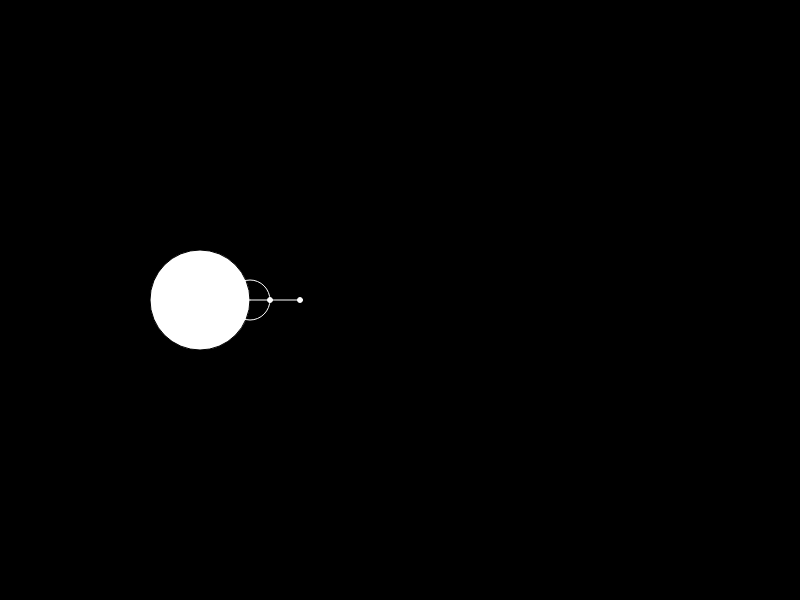
Frame 1 (no input)
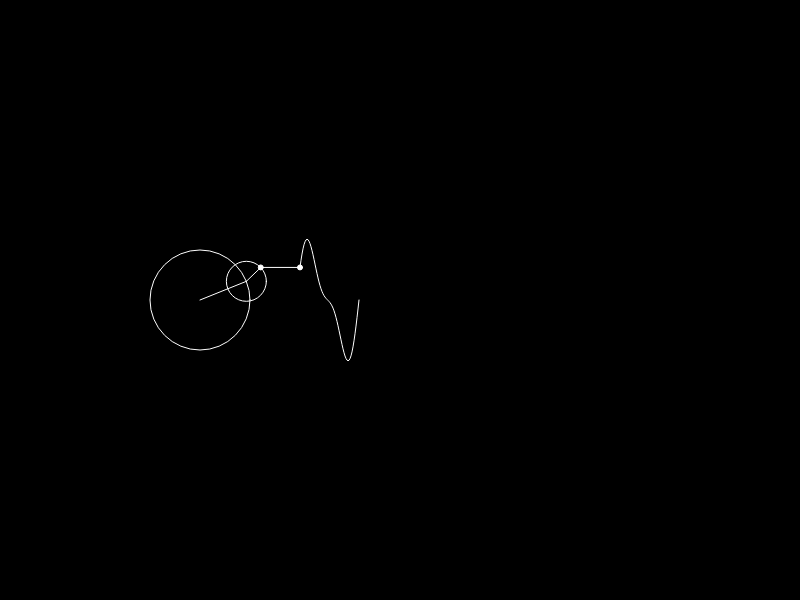
Frame 60 (no input)
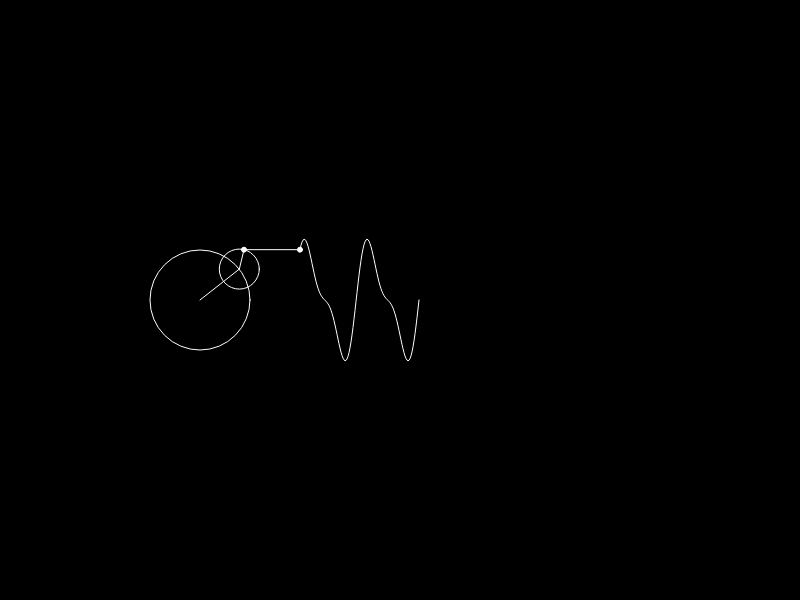
Frame 120 (the mouse pressed at the canvas centre since frame 60)

The p5.js sketch that drew these frames (run headless with seeded random() and noise() and a simulated clock; from frame 60 on, the mouse is pressed at the canvas centre):

// p5.js sketch
// ── sketch.js
let time = 0;
let radius = [50,20];
let wave = [];
let amplitude = [10,20,30,3,7,10,20,30,3,7];
let startDraw;

function setup() {
  createCanvas(800, 600);
  startDraw = 100;
}

function draw() {
  background(0);
  translate(200, 300);

  let x = [0];
  let y = [0];
  circle(0, 0, 2 * radius[0]);

  stroke(255);
  noFill();
  let n = radius.length;
  for (let i = 1; i < n; i++) {
    x[i] = radius[i - 1] * cos(amplitude[i - 1] * time) + x[i - 1];
    y[i] = radius[i - 1] * sin(amplitude[i - 1] * time) + y[i - 1];
    circle(x[i], y[i], 2 * radius[i]);
    line(x[i - 1], y[i - 1], x[i], y[i]);
  }

  n--;
  let x1 = radius[n] * cos(amplitude[n] * time) + x[n];
  let y1 = radius[n] * sin(amplitude[n] * time) + y[n];
  line(x[n], y[n], x1, y1);
  fill(255);
  circle(x1, y1, 5);

  line(x1, y1, startDraw, y1);
  circle(startDraw, y1, 5);

  wave.unshift(y1);

  noFill();
  beginShape();
  for (let i = 0; i < wave.length; i++) {
    vertex(startDraw + i, wave[i]);
  }
  endShape();
  if (wave.length > width) {
    wave.pop();
  }

  time += 0.01;
  if (time >= 2 * PI) {
    time -= 2 * PI;
  }
}
